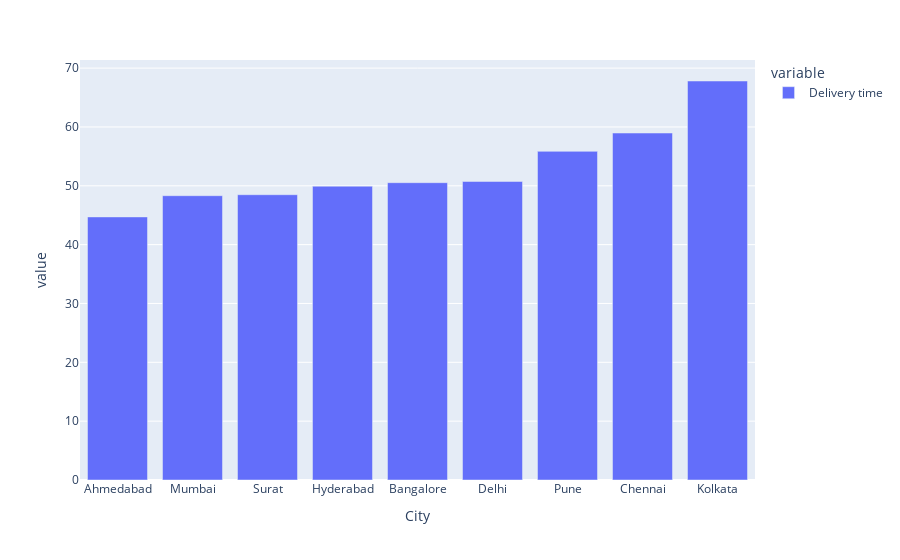

The cell this chart's notebook holds for it:
### Code cell
df1=df10.groupby('City')['Delivery time'].mean().sort_values()
fig=px.bar(df1)
fig.show()
fig.write_image("City vs Delivery Time.png")

### Figure 1 — Plotly figure (JSON) as saved in the notebook; plotly's stock layout.template omitted (floating-point values rounded to 4 significant figures)
{"data": [{"alignmentgroup": "True", "hovertemplate": "variable=Delivery time<br>City=%{x}<br>value=%{y}<extra></extra>", "legendgroup": "Delivery time", "marker": {"color": "#636efa", "pattern": {"shape": ""}}, "name": "Delivery time", "offsetgroup": "Delivery time", "orientation": "v", "showlegend": true, "textposition": "auto", "type": "bar", "x": ["Ahmedabad", "Mumbai", "Surat", "Hyderabad", "Bangalore", "Delhi", "Pune", "Chennai", "Kolkata"], "xaxis": "x", "y": [44.71, 48.32, 48.48, 49.93, 50.53, 50.73, 55.85, 58.97, 67.81], "yaxis": "y"}], "layout": {"barmode": "relative", "legend": {"title": {"text": "variable"}, "tracegroupgap": 0}, "margin": {"t": 60}, "xaxis": {"anchor": "y", "domain": [0, 1], "title": {"text": "City"}}, "yaxis": {"anchor": "x", "domain": [0, 1], "title": {"text": "value"}}}}
